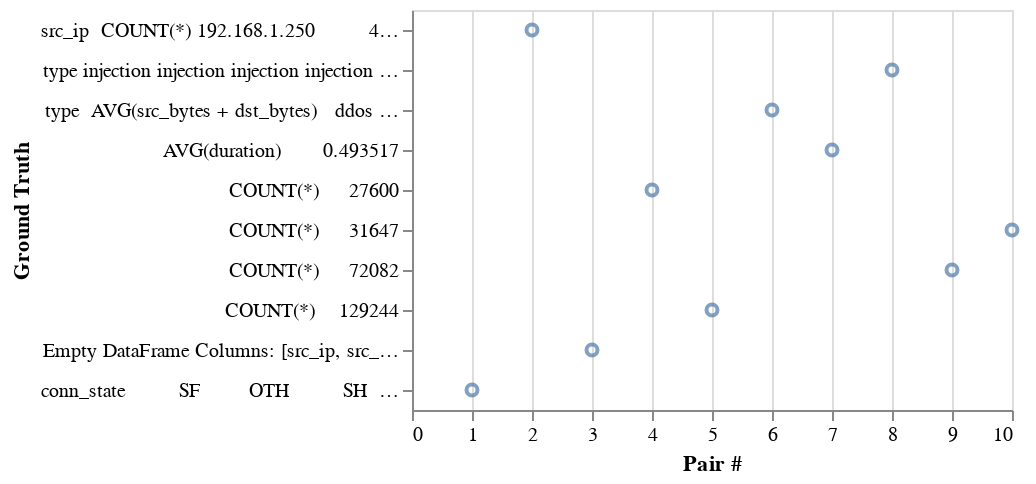

Source (notebook cell):
### Code cell
# prompt: Using dataframe display_df: scatter plot

import altair as alt

# Create a scatter plot of 'Pair #' vs 'Ground Truth'
chart = alt.Chart(display_df).mark_point().encode(
    x='Pair #',
    y='Ground Truth'
)

# Display the chart
chart
